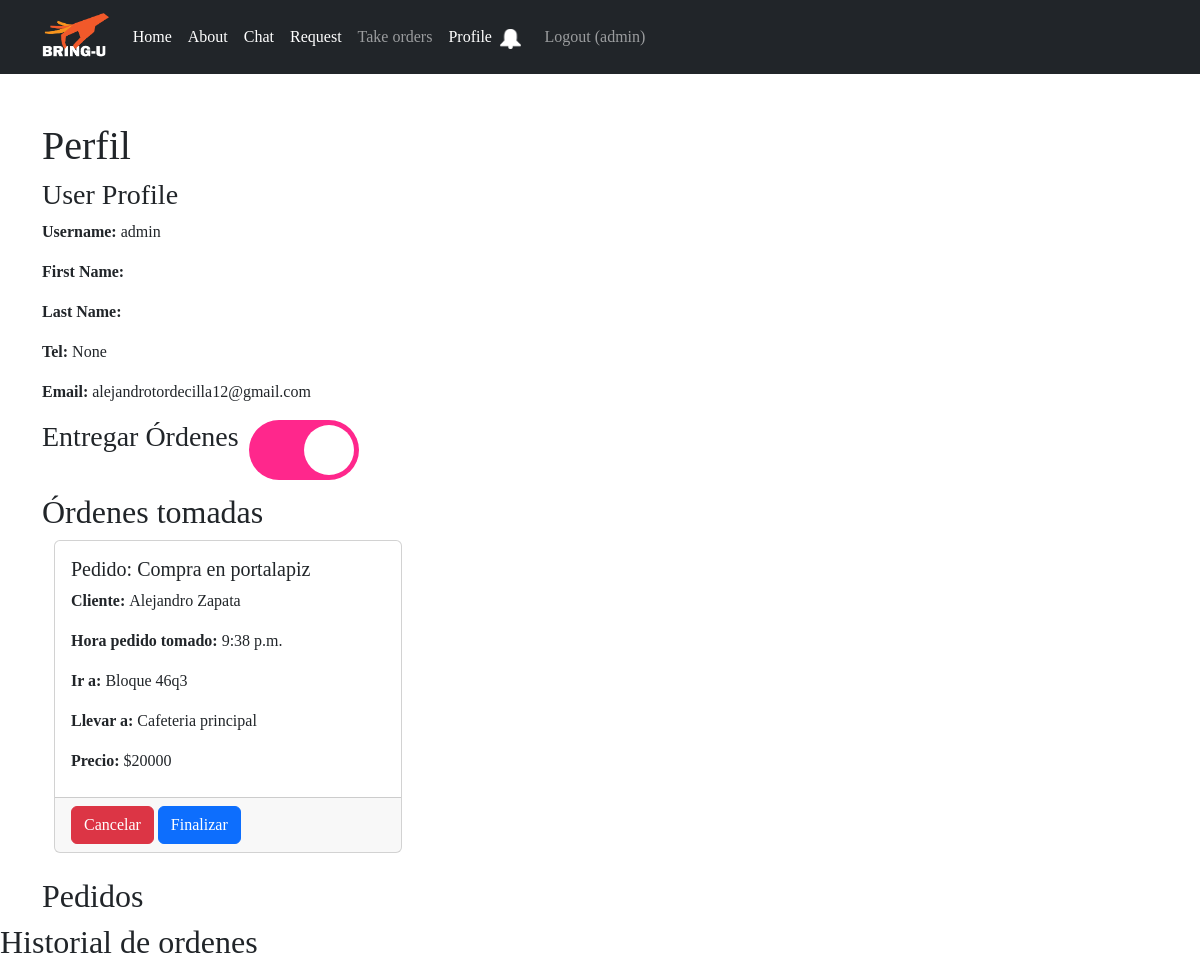
The app's page /profile (signed in), older data.
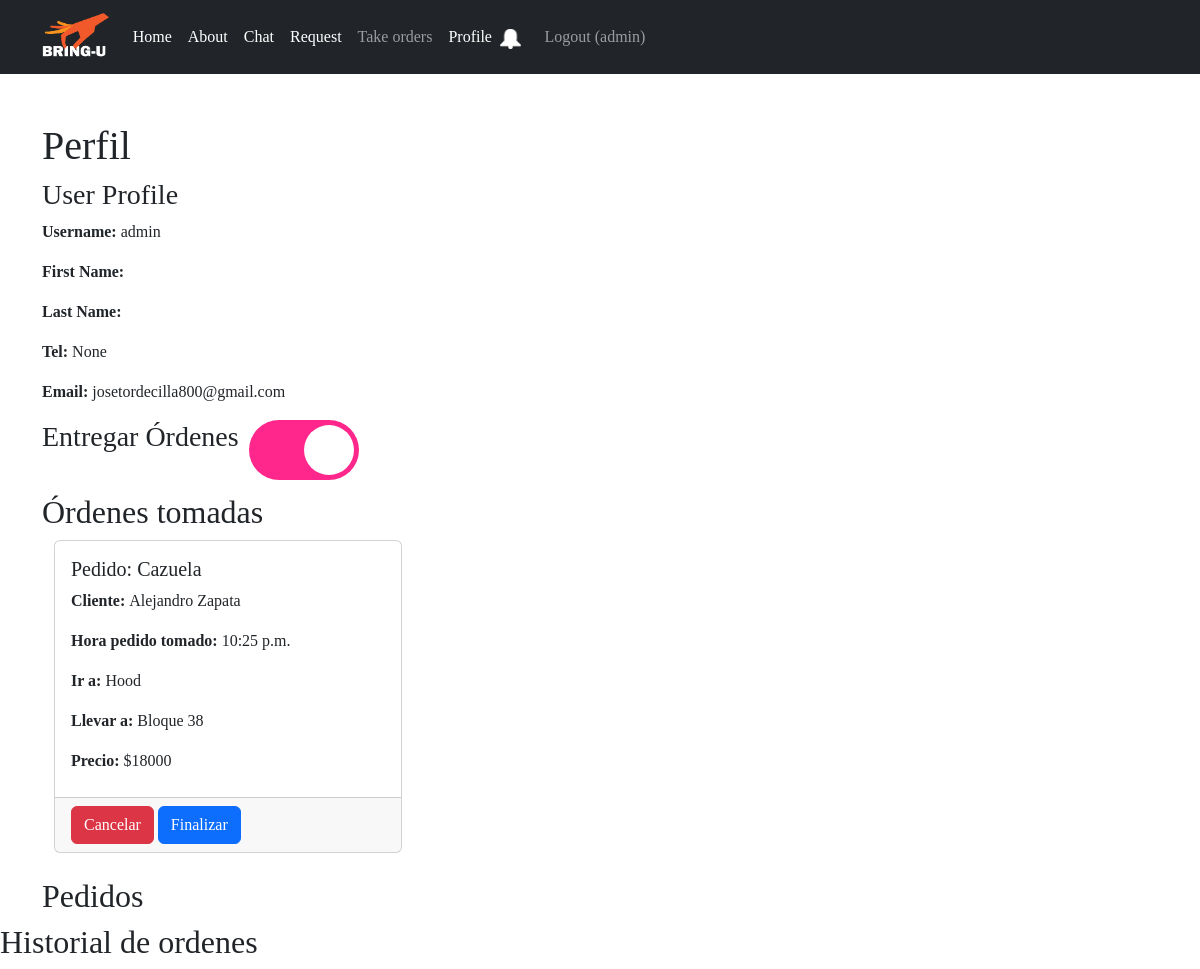
The same page, newer data.
### accounts/models.py (models this page shows)
class UserProfile(AbstractUser):
    id = models.AutoField(primary_key=True)
    is_service_prov = models.BooleanField(default=False)
    first_name = models.CharField(max_length=100)
    last_name = models.CharField(max_length=100)
    username = models.CharField(max_length=15, unique=True)
    tel = models.IntegerField(null=True)
    profile_pic = models.ImageField(upload_to=upload_to, blank=True, null=True)
    email = models.EmailField()
    pass

### bring_u/models.py (models this page shows)
class Delivery(models.Model):
    id_delivery = models.AutoField(primary_key=True)
    fk_id_request = models.ForeignKey(Request, on_delete=models.CASCADE)
    fk_id_client = models.ForeignKey(UserProfile, on_delete=models.CASCADE, related_name='client_deliveries', default=None)
    fk_id_delivery_man = models.ForeignKey(UserProfile, on_delete=models.CASCADE, related_name='delivery_man_deliveries')
    time = models.TimeField(auto_now=True)
    finished = models.BooleanField(default=False)

class Request(models.Model):
    id_request = models.AutoField(primary_key=True)
    name = models.CharField(max_length=100)
    desc = models.CharField(max_length=1000)
    price = models.IntegerField()
    status = models.CharField(max_length=30, default="Sin tomar")
    delivery_location = models.CharField(max_length=250)
    desc_delivery = models.CharField(max_length=1000, null=True)
    pick_up_location = models.CharField(max_length=250, default="Pick-up location")
    desc_pick_up_location = models.CharField(max_length=1000, null=True)
    file= models.FileField(upload_to=upload_to, null=True)
    fk_id_user = models.ForeignKey(UserProfile, on_delete=models.CASCADE)
    fk_id_product = models.ForeignKey(Product, on_delete=models.SET_NULL, null=True)
    business_name = models.CharField(max_length=70, null=True)

### bring_u/views.py (the view, shortened to what this page needs)
# urls.py: path('profile', bringuViews.profile),
@login_required
def profile(request):
    user = request.user
    user_profile = UserProfile.objects.get(username=user)
    is_delivering = UserProfile.objects.filter(username=user, is_service_prov=True).exists() if user.is_authenticated else False
    deliveries = Delivery.objects.filter(fk_id_delivery_man=user_profile.id).exclude(finished=True)
    user_id = user.id
    user_requests = Request.objects.filter(fk_id_user=user.id).exclude(status="Finalizado")
    context = {
        'user': user,
        'orders': user_requests,
        'is_delivering': is_delivering,
        'deliveries':deliveries
    }
    print(request)
    return render(request, 'profile.html', context)

### bring_u/templates/profile.html (shortened to what this page needs)
{% extends "base.html" %}
{% block content %}
<div class="container mt-5">
    <h1>Perfil </h1>
    <h3>User Profile</h3>
    <p><strong>Username:</strong> {{ user.username }}</p>
    <p><strong>First Name:</strong> {{ user.first_name }}</p>
    <p><strong>Last Name:</strong> {{ user.last_name }}</p>
    <p><strong>Tel:</strong> {{ user.tel }}</p>
    <p><strong>Email:</strong> {{ user.email }}</p>
    <form method="POST" action="/profile" id="toggle-form">
        <div id="container">
            <h3 id="title">Entregar Órdenes</h3>
            <label id="switch" for="deliver-orders">
                <span id="slid"></span>
            </label>
        </div>
    </form>
    {% if is_delivering %}
    <h2>Órdenes tomadas</h2>
    <div class="container">
        <div class="row">
            {% for delivery in deliveries %}
            <div class="col-md-4 mb-4">
                <div class="card">
                    <div class="card-body">
                        <h5 class="card-text">Pedido: {{ delivery.fk_id_request.name}}</h5>
                        <p class="card-text"><b>Cliente: </b> {{ delivery.fk_id_client.first_name}}
                            {{delivery.fk_id_client.last_name }}</p>
                        <p class="card-text"><b>Hora pedido tomado: </b> {{ delivery.time }}</p>
                        <p class="card-text"><b>Ir a: </b> {{ delivery.fk_id_request.pick_up_location }}</p>
                        <p class="card-text"><b>Llevar a: </b> {{ delivery.fk_id_request.delivery_location }}</p>
                        <p class="card-title"><b>Precio: </b> ${{ delivery.fk_id_request.price }}</p>
                    </div>
                    <div class="card-footer">
                        <button class="btn btn-danger btn-cancel" type="button" data-bs-toggle="modal"
                            data-bs-target="#cancelConfirmationModalDelivery{{ delivery.id_product }}">
                            Cancelar
                        </button>
                        <button class="btn btn-primary btn-cancel" type="button" data-bs-toggle="modal"
                            data-bs-target="#finishOrderConfirmationModal{{ delivery.id_product }}">
                            Finalizar
                        </button>
                    </div>
                </div>
            </div>
            {% endfor %}
        </div>
    </div>
    {% endif %}
    <h2>Pedidos</h2>
    </div>
        <h2>Historial de ordenes</h2>
    {% endblock %}

### bring_u/templates/base.html (shortened to what this page needs)
<!DOCTYPE html>
<html lang="en">
<head>
    <link href="https://cdn.jsdelivr.net/npm/bootstrap@5.3.1/dist/css/bootstrap.min.css" rel="stylesheet">
    {% load static %}
    <link rel="stylesheet" type="text/css" href="{% static 'home.css' %}">
    <link rel="stylesheet" type="text/css" href="{% static 'my_request.css' %}">
</head>
<body>
    <header>
        <nav class="navbar navbar-expand-lg navbar-dark bg-dark">
            <div class="container d-flex">
                <a class="navbar-brand pr-4 logo" href="/"><img src="/media/logo.png" alt="" height="48px"></a>
                <div class="collapse navbar-collapse mr-auto" id="navbarNav">
                    <ul class="navbar-nav ml-auto">
                        <li class="nav-item mr-auto" >
                            <a class="nav-link" href="/" style="color: white">Home</a>
                        </li>
                        <li class="nav-item">
                            <a class="nav-link" href="#" style="color: white">About</a>
                        </li>
                        <li class="nav-item">
                            <a class="nav-link" href="/chat" style="color: white">Chat</a>
                        </li>
                        <li class="nav-item">
                            <a class="nav-link" href="/request" style="color: white"> Request</a>
                        </li>
                        {% if is_delivering %}
                            <li class="nav-item">
                                <a class="nav-link" href="/available_orders">Take orders</a>
                            </li>
                        {% endif %}
                      {% if user.is_authenticated %}
                        <li class="nav-item">
                            <a class="nav-link" href="/profile" style="color: white">Profile</a>
                        </li>
                      {% endif %}
                      {% if unread_notifications %}
                        <a class="navbar-brand pr-4 logo" href="{% url 'notifications' %}"><img src="/media/bell-nonread.png" alt="" height="20px"></a>
                      {% else%}
                        <a class="navbar-brand pr-4 logo" href="{% url 'notifications' %}"><img src="/media/bell.png" alt="" height="20px"></a>
                      {% endif %}
                        <div class="navbar-nav ms-auto">
                            {% if user.is_authenticated %}
                            <a class="nav-link" href="{% url 'logoutaccount' %}">
                                Logout ({{ user.username }})
                            </a>
                            {% else %}
                            <a class="nav-link" href="{% url 'loginaccount' %}" style="color: white">Login</a>
                            <a class="nav-link" href="{% url 'signup' %}" style="color: white">
                                Sign Up
                            </a>
                            {% endif %}
                        </div>
                    </ul>
                </div>
            </div>
        </nav>
    </header>
    <main>
        {% block content %}
        {% endblock %}
    </main>
</body>
</html>

### bring_u/templates/static/my_request.css (style rules this page uses)
* { font-family: 'Franklin Gothic'; }

### bring_u/templates/profile.html (style rules this page uses)
* { margin: 0; padding: 0; }
#container { display: flex; flex-direction: row; }
#title { margin-bottom: 40px; }
#switch { position: relative; display: inline-block; width: 110px; height: 60px; margin: 0 10px; }
#slid { position: absolute; cursor: pointer; top: 0; left: 0; right: 0; bottom: 0; background-color: #ccc; transition: .4s; border-radius: 34px; }
#slid:before { position: absolute; content: ""; height: 50px; width: 50px; left: 5px; bottom: 5px; background-color: white; transition: 0.4s; border-radius: 50px; }
input:checked+#slid { background-color: #ff278c; }
input:checked+#slid:before { transform: translateX(50px); }

Row changes from the older to the newer data that the page shows:
removed Delivery: fk_id_request.name "Compra en portalapiz", fk_id_client.first_name "Alejandro", fk_id_client.last_name "Zapata", time "9:38 p.m.", fk_id_request.pick_up_location "Bloque 46q3", fk_id_request.delivery_location "Cafeteria principal", fk_id_request.price "20000"
changed UserProfile "admin": email "alejandrotordecilla12@gmail.com" → "josetordecilla800@gmail.com"
added Delivery: fk_id_request.name "Cazuela", fk_id_client.first_name "Alejandro", fk_id_client.last_name "Zapata", time "10:25 p.m.", fk_id_request.pick_up_location "Hood", fk_id_request.delivery_location "Bloque 38", fk_id_request.price "18000"
